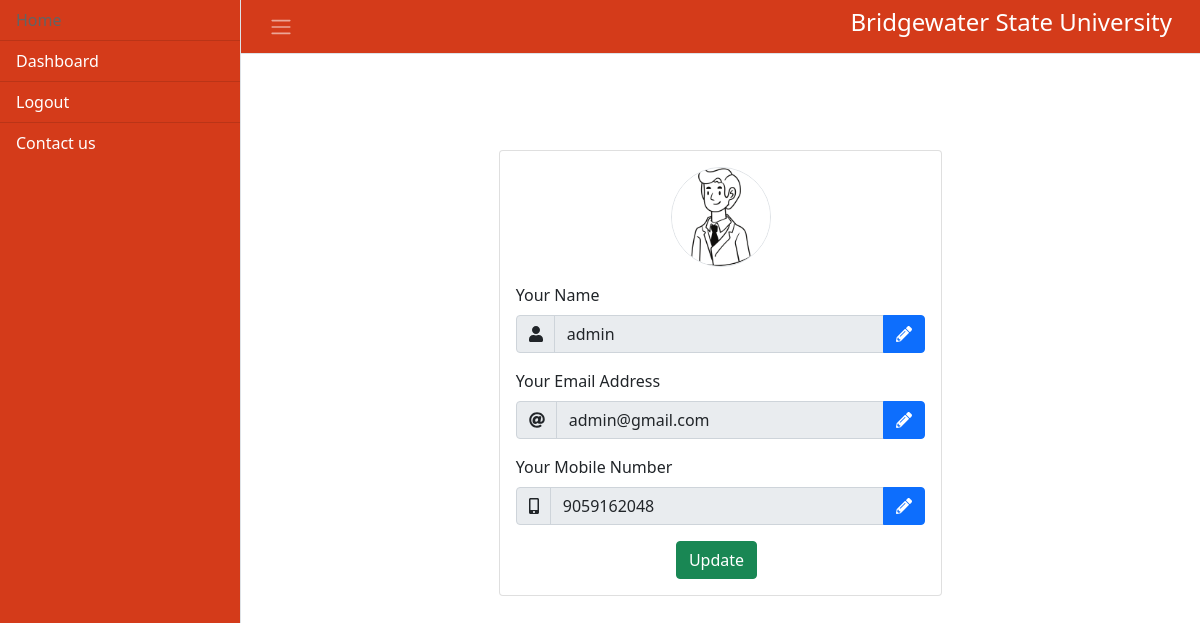
The app's page /my_profile (signed in), older data.
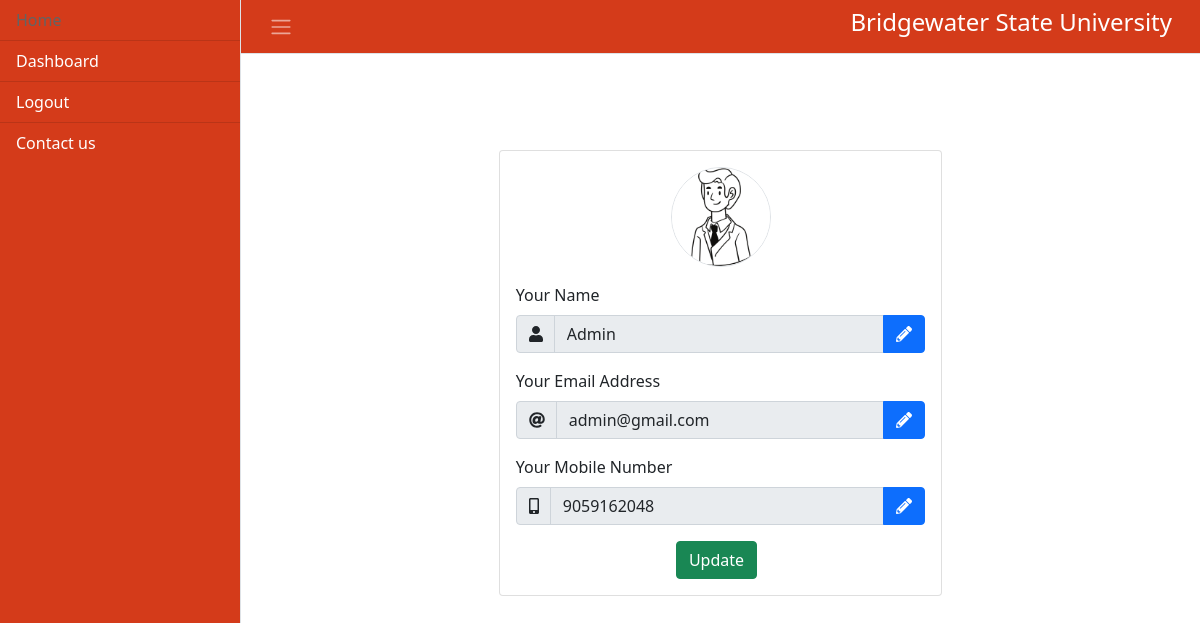
The same page, newer data.
### tables this page shows
CREATE TABLE users (id INTEGER PRIMARY KEY AUTOINCREMENT, name TEXT, mail TEXT, gender TEXT, pwd TEXT, mobile TEXT, role INTEGER, year TEXT, branch TEXT, resetpassword TEXT);

### app.py (the view)
@ app.route("/my_profile")
def my_profile():
    title = "My Profile Page"
    data = {
        'title': title,
    }
    with sqlite3.connect("database.db") as con:
        cur = con.cursor()
        userid = session["userid"]
        cur.execute("select * from users where id="+str(userid))
        rows = cur.fetchall()
        data["user_name"] = rows[0][1]
        data["user_mail"] = rows[0][2]
        data["user_mob"] = rows[0][5]
    con.close()
    print(data)
    return render_template("profile.html", data=data)

### templates/profile.html (shortened to what this page needs)
{% extends "base.html" %}
{% block content %}
<div class="container col-sm-6 pt-5 mt-5 mb-5 mx-auto">
    <div class="card">
        <div class="card-body">
            <p class="text-center">
                <a href="#!">
                    <img src="{{url_for('static',filename = '/icons/m1.png')}}" class="rounded-circle border"
                        alt="profilepic" width="100px" height="100px" id="profilepic" class="card-title"></a>
            </p>
            <form action="{{url_for('update_profile')}}" method="post">
                <div class="form-group">
                    <label for="profilename">Your Name</label>
                    <div class="input-group mb-3">
                        <div class="input-group-prepend"> <span class="input-group-text"><i class="fas fa-user"
                                    aria-hidden="true"></i></span> </div>
                        <input name="profilename" class="form-control" value="{{data['user_name']}}" type="text"
                            id="profilename" readonly required>
                        <div class="input-group-append">
                            <button type="button" onclick="enable('name')" onfocus="this.value = this.value;"
                                class="btn btn-primary"><i class="fas fa-pencil-alt" aria-hidden="true"></i></button>
                        </div>
                    </div>
                </div>
                <div class="form-group">
                    <label for="profilemail">Your Email Address</label>
                    <div class="input-group mb-3">
                        <div class="input-group-prepend"> <span class="input-group-text"><i class="fas fa-at"
                                    aria-hidden="true"></i></span> </div>
                        <input name="profilemail" class="form-control" value="{{data['user_mail']}}"
                            placeholder="username@gmail.com" type="email" id="profilemail" readonly required>
                        <div class="input-group-append">
                            <button type="button" onclick="enable('mail')" onfocus="this.value = this.value;"
                                class="btn btn-primary"><i class="fas fa-pencil-alt" aria-hidden="true"></i></button>
                        </div>
                    </div>
                </div>
                <div class="form-group">
                    <label for="profilemobile">Your Mobile Number</label>
                    <div class="input-group mb-3">
                        <div class="input-group-prepend"> <span class="input-group-text"><i class="fas fa-mobile-alt"
                                    aria-hidden="true"></i></span> </div>
                        <input name="profilemobile" class="form-control" value="{{data['user_mob']}}"
                            placeholder="9999999999" pattern="[0-9]{10}" maxlength="10" type="tel" id="profilemobile"
                            readonly required>
                        <div class="input-group-append">
                            <button type="button" onclick="enable('mobile')" class="btn btn-primary"><i
                                    class="fas fa-pencil-alt" aria-hidden="true"></i></button>
                        </div>
                    </div>
                </div>
                <div class="text-center">
                    <button type="submit" class="btn btn-success mr-2">Update</button>
                </div>
            </form>
        </div>
    </div>
</div>
{% endblock %}

### templates/base.html (shortened to what this page needs)
<!DOCTYPE html>
<html lang="en">
<head>
   <link rel="stylesheet" href="https://maxcdn.bootstrapcdn.com/bootstrap/4.5.2/css/bootstrap.min.css">
   <link rel="stylesheet" href="https://unpkg.com/leaflet@1.7.1/dist/leaflet.css"
 />
   <link href="{{url_for('static', filename='css/styles.css')}}" rel="stylesheet" />
</head>
<body class="">
   <div class="d-flex" id="wrapper">
      <div class="border-end bg-ourcolor" id="sidebar-wrapper">
         <div class="list-group text-white list-group-flush">
            <a class="list-group-item list-group-item-action list-group-item-light" href="{{url_for('index')}}">Home</a>
            {% if session["userid"] and (session["role"]==0 or session["role"]==3) %}
            <a class="list-group-item list-group-item-action list-group-item-light"
               href="{{url_for('dashboard')}}">Dashboard</a>
            <a class="list-group-item list-group-item-action list-group-item-light"
               href="{{url_for('logout')}}">Logout</a>
            {% elif session["userid"] and session["role"]== 2 %}
            <a class="list-group-item list-group-item-action list-group-item-light"
               href="{{url_for('assigned_books')}}">Assigned Books</a>
            <a class="list-group-item list-group-item-action list-group-item-light"
               href="{{url_for('logout')}}">Logout</a>
            {% elif session["userid"] and session["role"]== 1 %}
            <a class="list-group-item list-group-item-action list-group-item-light"
               href="{{url_for('stu_dashboard')}}">Dashboard</a>
            <a class="list-group-item list-group-item-action list-group-item-light"
               href="{{url_for('logout')}}">Logout</a>
            {% else %}
            <a class="list-group-item list-group-item-action list-group-item-light" href="#!" data-backdrop="static"
               data-toggle="modal" data-target="#loginmodal">Login</a>
            {% endif %}
            <a class="list-group-item list-group-item-action list-group-item-light"
               href="{{url_for('contactus')}}">Contact us</a>
         </div>
      </div>
      <div id="page-content-wrapper">
         <nav class="navbar navbar-expand-lg navbar-dark bg-ourcolor border-bottom">
            <div class="container-fluid">
               <a href="#!"><span class="navbar-toggler-icon" id="sidebarToggle"></span></a>
               <h4>Bridgewater State University</h4>
            </div>
         </nav>
         <div class="container-fluid">
            {% block content %}
            {% endblock %}
         </div>
      </div>
   </div>
</body>
</html>

### templates/base.html (style rules this page uses)
.list-group-item-light, .bg-ourcolor { --bs-bg-opacity: 1; background-color: #D43B1A !important; color: white; }

Row changes from the older to the newer data that the page shows:
changed users "admin@gmail.com": profilename "admin" → "Admin"
